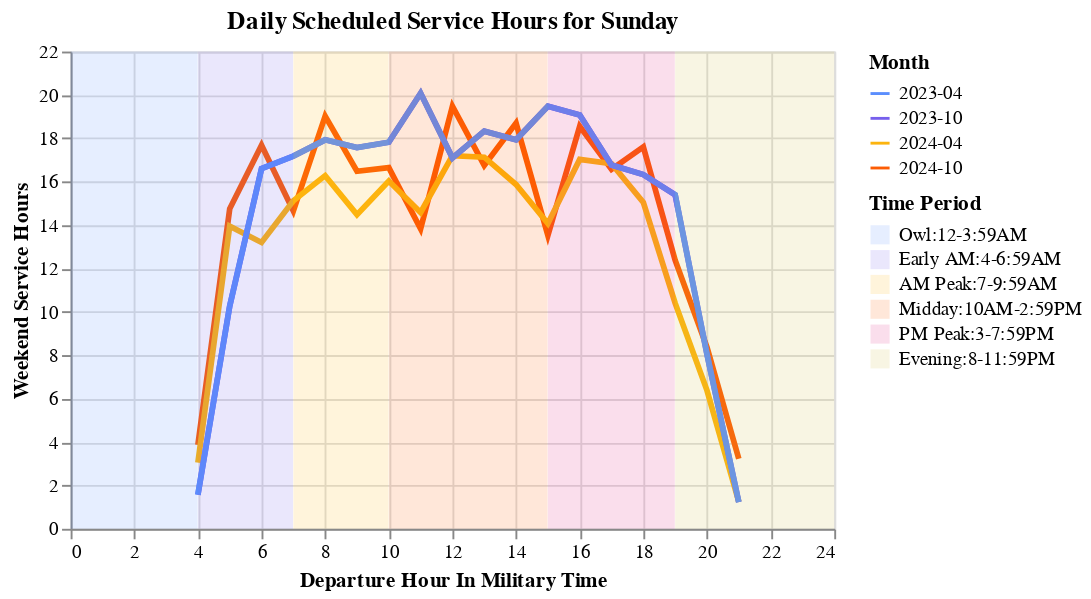

The notebook cell this image was saved under:
### Code cell
try:
    display(
        section1.create_service_hour_chart(
            scheduled_service, "Sunday",  "Weekend Service Hours", ""
        )
    )
except:
    pass

### Figure 1 — Vega-Lite specification as saved in the notebook (floating-point values rounded to 4 significant figures)
{"config": {"view": {"continuousWidth": 300, "continuousHeight": 300}}, "layer": [{"data": {"name": "data-8e127c5b28b0a69dfb08e2e50e9fbaeb"}, "mark": {"type": "line", "size": 3}, "encoding": {"color": {"field": "Month", "scale": {"range": ["#5b8efd", "#765fec", "#fcb40e", "#fc5c04", "#dd217d", "#ccbb44"]}, "type": "nominal"}, "opacity": {"condition": {"param": "param_3", "value": 1}, "value": 0.2}, "tooltip": [{"field": "Weekend or Weekday", "type": "nominal"}, {"field": "Month", "type": "nominal"}, {"field": "Departure Hour", "type": "quantitative"}, {"field": "Weekend Service Hours", "type": "quantitative"}], "x": {"field": "Departure Hour", "title": "Departure Hour In Military Time", "type": "quantitative"}, "y": {"field": "Weekend Service Hours", "title": "Weekend Service Hours", "type": "quantitative"}}, "name": "view_3", "title": {"text": "Daily Scheduled Service Hours for Sunday", "subtitle": ""}}, {"data": {"name": "data-61fdb03b01e6f6ac9797744d36eb9ca4"}, "mark": {"type": "rect", "opacity": 0.15}, "encoding": {"color": {"field": "time_period", "scale": {"range": ["#5b8efd", "#765fec", "#fcb40e", "#fc5c04", "#dd217d", "#ccbb44"]}, "sort": ["Owl:12-3:59AM", "Early AM:4-6:59AM", "AM Peak:7-9:59AM", "Midday:10AM-2:59PM", "PM Peak:3-7:59PM", "Evening:8-11:59PM"], "title": "Time Period", "type": "nominal"}, "x": {"field": "start", "type": "quantitative"}, "x2": {"field": "stop"}, "y": {"value": 0}, "y2": {"value": 250}}}], "height": 250, "params": [{"name": "param_3", "select": {"type": "point", "fields": ["Month"]}, "bind": "legend", "views": ["view_3"]}], "resolve": {"scale": {"color": "independent"}}, "width": 400, "$schema": "https://vega.github.io/schema/vega-lite/v5.17.0.json", "datasets": {"data-8e127c5b28b0a69dfb08e2e50e9fbaeb": [{"Transit Operator": "Montebello Schedule", "Month": "2024-10", "Weekend or Weekday": "Sunday", "Departure Hour": 4, "Weekend Service Hours": 3.87, "Weekday Service Hours": 3.87}, {"Transit Operator": "Montebello Schedule", "Month": "2024-10", "Weekend or Weekday": "Sunday", "Departure Hour": 5, "Weekend Service Hours": 14.75, "Weekday Service Hours": 14.75}, {"Transit Operator": "Montebello Schedule", "Month": "2024-10", "Weekend or Weekday": "Sunday", "Departure Hour": 6, "Weekend Service Hours": 17.68, "Weekday Service Hours": 17.68}, {"Transit Operator": "Montebello Schedule", "Month": "2024-10", "Weekend or Weekday": "Sunday", "Departure Hour": 7, "Weekend Service Hours": 14.65, "Weekday Service Hours": 14.65}, {"Transit Operator": "Montebello Schedule", "Month": "2024-10", "Weekend or Weekday": "Sunday", "Departure Hour": 8, "Weekend Service Hours": 19.02, "Weekday Service Hours": 19.02}, {"Transit Operator": "Montebello Schedule", "Month": "2024-10", "Weekend or Weekday": "Sunday", "Departure Hour": 9, "Weekend Service Hours": 16.48, "Weekday Service Hours": 16.48}, {"Transit Operator": "Montebello Schedule", "Month": "2024-10", "Weekend or Weekday": "Sunday", "Departure Hour": 10, "Weekend Service Hours": 16.65, "Weekday Service Hours": 16.65}, {"Transit Operator": "Montebello Schedule", "Month": "2024-10", "Weekend or Weekday": "Sunday", "Departure Hour": 11, "Weekend Service Hours": 13.83, "Weekday Service Hours": 13.83}, {"Transit Operator": "Montebello Schedule", "Month": "2024-10", "Weekend or Weekday": "Sunday", "Departure Hour": 12, "Weekend Service Hours": 19.48, "Weekday Service Hours": 19.48}, {"Transit Operator": "Montebello Schedule", "Month": "2024-10", "Weekend or Weekday": "Sunday", "Departure Hour": 13, "Weekend Service Hours": 16.75, "Weekday Service Hours": 16.75}, {"Transit Operator": "Montebello Schedule", "Month": "2024-10", "Weekend or Weekday": "Sunday", "Departure Hour": 14, "Weekend Service Hours": 18.7, "Weekday Service Hours": 18.7}, {"Transit Operator": "Montebello Schedule", "Month": "2024-10", "Weekend or Weekday": "Sunday", "Departure Hour": 15, "Weekend Service Hours": 13.52, "Weekday Service Hours": 13.52}, {"Transit Operator": "Montebello Schedule", "Month": "2024-10", "Weekend or Weekday": "Sunday", "Departure Hour": 16, "Weekend Service Hours": 18.55, "Weekday Service Hours": 18.55}, {"Transit Operator": "Montebello Schedule", "Month": "2024-10", "Weekend or Weekday": "Sunday", "Departure Hour": 17, "Weekend Service Hours": 16.57, "Weekday Service Hours": 16.57}, {"Transit Operator": "Montebello Schedule", "Month": "2024-10", "Weekend or Weekday": "Sunday", "Departure Hour": 18, "Weekend Service Hours": 17.6, "Weekday Service Hours": 17.6}, {"Transit Operator": "Montebello Schedule", "Month": "2024-10", "Weekend or Weekday": "Sunday", "Departure Hour": 19, "Weekend Service Hours": 12.38, "Weekday Service Hours": 12.38}, {"Transit Operator": "Montebello Schedule", "Month": "2024-10", "Weekend or Weekday": "Sunday", "Departure Hour": 20, "Weekend Service Hours": 8.37, "Weekday Service Hours": 8.37}, {"Transit Operator": "Montebello Schedule", "Month": "2024-10", "Weekend or Weekday": "Sunday", "Departure Hour": 21, "Weekend Service Hours": 3.23, "Weekday Service Hours": 3.23}, {"Transit Operator": "Montebello Schedule", "Month": "2024-04", "Weekend or Weekday": "Sunday", "Departure Hour": 4, "Weekend Service Hours": 3.05, "Weekday Service Hours": 3.05}, {"Transit Operator": "Montebello Schedule", "Month": "2024-04", "Weekend or Weekday": "Sunday", "Departure Hour": 5, "Weekend Service Hours": 13.95, "Weekday Service Hours": 13.95}, {"Transit Operator": "Montebello Schedule", "Month": "2024-04", "Weekend or Weekday": "Sunday", "Departure Hour": 6, "Weekend Service Hours": 13.2, "Weekday Service Hours": 13.2}, {"Transit Operator": "Montebello Schedule", "Month": "2024-04", "Weekend or Weekday": "Sunday", "Departure Hour": 7, "Weekend Service Hours": 15.12, "Weekday Service Hours": 15.12}, {"Transit Operator": "Montebello Schedule", "Month": "2024-04", "Weekend or Weekday": "Sunday", "Departure Hour": 8, "Weekend Service Hours": 16.28, "Weekday Service Hours": 16.28}, {"Transit Operator": "Montebello Schedule", "Month": "2024-04", "Weekend or Weekday": "Sunday", "Departure Hour": 9, "Weekend Service Hours": 14.48, "Weekday Service Hours": 14.48}, {"Transit Operator": "Montebello Schedule", "Month": "2024-04", "Weekend or Weekday": "Sunday", "Departure Hour": 10, "Weekend Service Hours": 16.03, "Weekday Service Hours": 16.03}, {"Transit Operator": "Montebello Schedule", "Month": "2024-04", "Weekend or Weekday": "Sunday", "Departure Hour": 11, "Weekend Service Hours": 14.58, "Weekday Service Hours": 14.58}, {"Transit Operator": "Montebello Schedule", "Month": "2024-04", "Weekend or Weekday": "Sunday", "Departure Hour": 12, "Weekend Service Hours": 17.2, "Weekday Service Hours": 17.2}, {"Transit Operator": "Montebello Schedule", "Month": "2024-04", "Weekend or Weekday": "Sunday", "Departure Hour": 13, "Weekend Service Hours": 17.13, "Weekday Service Hours": 17.13}, {"Transit Operator": "Montebello Schedule", "Month": "2024-04", "Weekend or Weekday": "Sunday", "Departure Hour": 14, "Weekend Service Hours": 15.87, "Weekday Service Hours": 15.87}, {"Transit Operator": "Montebello Schedule", "Month": "2024-04", "Weekend or Weekday": "Sunday", "Departure Hour": 15, "Weekend Service Hours": 14.07, "Weekday Service Hours": 14.07}, {"Transit Operator": "Montebello Schedule", "Month": "2024-04", "Weekend or Weekday": "Sunday", "Departure Hour": 16, "Weekend Service Hours": 17.03, "Weekday Service Hours": 17.03}, {"Transit Operator": "Montebello Schedule", "Month": "2024-04", "Weekend or Weekday": "Sunday", "Departure Hour": 17, "Weekend Service Hours": 16.83, "Weekday Service Hours": 16.83}, {"Transit Operator": "Montebello Schedule", "Month": "2024-04", "Weekend or Weekday": "Sunday", "Departure Hour": 18, "Weekend Service Hours": 15.05, "Weekday Service Hours": 15.05}, {"Transit Operator": "Montebello Schedule", "Month": "2024-04", "Weekend or Weekday": "Sunday", "Departure Hour": 19, "Weekend Service Hours": 10.4, "Weekday Service Hours": 10.4}, {"Transit Operator": "Montebello Schedule", "Month": "2024-04", "Weekend or Weekday": "Sunday", "Departure Hour": 20, "Weekend Service Hours": 6.38, "Weekday Service Hours": 6.38}, {"Transit Operator": "Montebello Schedule", "Month": "2024-04", "Weekend or Weekday": "Sunday", "Departure Hour": 21, "Weekend Service Hours": 1.25, "Weekday Service Hours": 1.25}, {"Transit Operator": "Montebello Schedule", "Month": "2023-10", "Weekend or Weekday": "Sunday", "Departure Hour": 4, "Weekend Service Hours": 1.57, "Weekday Service Hours": 1.57}, {"Transit Operator": "Montebello Schedule", "Month": "2023-10", "Weekend or Weekday": "Sunday", "Departure Hour": 5, "Weekend Service Hours": 10.27, "Weekday Service Hours": 10.27}, {"Transit Operator": "Montebello Schedule", "Month": "2023-10", "Weekend or Weekday": "Sunday", "Departure Hour": 6, "Weekend Service Hours": 16.6, "Weekday Service Hours": 16.6}, {"Transit Operator": "Montebello Schedule", "Month": "2023-10", "Weekend or Weekday": "Sunday", "Departure Hour": 7, "Weekend Service Hours": 17.18, "Weekday Service Hours": 17.18}, {"Transit Operator": "Montebello Schedule", "Month": "2023-10", "Weekend or Weekday": "Sunday", "Departure Hour": 8, "Weekend Service Hours": 17.93, "Weekday Service Hours": 17.93}, {"Transit Operator": "Montebello Schedule", "Month": "2023-10", "Weekend or Weekday": "Sunday", "Departure Hour": 9, "Weekend Service Hours": 17.57, "Weekday Service Hours": 17.57}, {"Transit Operator": "Montebello Schedule", "Month": "2023-10", "Weekend or Weekday": "Sunday", "Departure Hour": 10, "Weekend Service Hours": 17.82, "Weekday Service Hours": 17.82}, {"Transit Operator": "Montebello Schedule", "Month": "2023-10", "Weekend or Weekday": "Sunday", "Departure Hour": 11, "Weekend Service Hours": 20.08, "Weekday Service Hours": 20.08}, {"Transit Operator": "Montebello Schedule", "Month": "2023-10", "Weekend or Weekday": "Sunday", "Departure Hour": 12, "Weekend Service Hours": 17.1, "Weekday Service Hours": 17.1}, {"Transit Operator": "Montebello Schedule", "Month": "2023-10", "Weekend or Weekday": "Sunday", "Departure Hour": 13, "Weekend Service Hours": 18.33, "Weekday Service Hours": 18.33}, {"Transit Operator": "Montebello Schedule", "Month": "2023-10", "Weekend or Weekday": "Sunday", "Departure Hour": 14, "Weekend Service Hours": 17.93, "Weekday Service Hours": 17.93}, {"Transit Operator": "Montebello Schedule", "Month": "2023-10", "Weekend or Weekday": "Sunday", "Departure Hour": 15, "Weekend Service Hours": 19.48, "Weekday Service Hours": 19.48}, {"Transit Operator": "Montebello Schedule", "Month": "2023-10", "Weekend or Weekday": "Sunday", "Departure Hour": 16, "Weekend Service Hours": 19.08, "Weekday Service Hours": 19.08}, {"Transit Operator": "Montebello Schedule", "Month": "2023-10", "Weekend or Weekday": "Sunday", "Departure Hour": 17, "Weekend Service Hours": 16.77, "Weekday Service Hours": 16.77}, {"Transit Operator": "Montebello Schedule", "Month": "2023-10", "Weekend or Weekday": "Sunday", "Departure Hour": 18, "Weekend Service Hours": 16.33, "Weekday Service Hours": 16.33}, {"Transit Operator": "Montebello Schedule", "Month": "2023-10", "Weekend or Weekday": "Sunday", "Departure Hour": 19, "Weekend Service Hours": 15.4, "Weekday Service Hours": 15.4}, {"Transit Operator": "Montebello Schedule", "Month": "2023-10", "Weekend or Weekday": "Sunday", "Departure Hour": 20, "Weekend Service Hours": 8.05, "Weekday Service Hours": 8.05}, {"Transit Operator": "Montebello Schedule", "Month": "2023-10", "Weekend or Weekday": "Sunday", "Departure Hour": 21, "Weekend Service Hours": 1.23, "Weekday Service Hours": 1.23}, {"Transit Operator": "Montebello Schedule", "Month": "2023-04", "Weekend or Weekday": "Sunday", "Departure Hour": 4, "Weekend Service Hours": 1.57, "Weekday Service Hours": 1.57}, {"Transit Operator": "Montebello Schedule", "Month": "2023-04", "Weekend or Weekday": "Sunday", "Departure Hour": 5, "Weekend Service Hours": 10.27, "Weekday Service Hours": 10.27}, {"Transit Operator": "Montebello Schedule", "Month": "2023-04", "Weekend or Weekday": "Sunday", "Departure Hour": 6, "Weekend Service Hours": 16.6, "Weekday Service Hours": 16.6}, {"Transit Operator": "Montebello Schedule", "Month": "2023-04", "Weekend or Weekday": "Sunday", "Departure Hour": 7, "Weekend Service Hours": 17.18, "Weekday Service Hours": 17.18}, {"Transit Operator": "Montebello Schedule", "Month": "2023-04", "Weekend or Weekday": "Sunday", "Departure Hour": 8, "Weekend Service Hours": 17.93, "Weekday Service Hours": 17.93}, {"Transit Operator": "Montebello Schedule", "Month": "2023-04", "Weekend or Weekday": "Sunday", "Departure Hour": 9, "Weekend Service Hours": 17.57, "Weekday Service Hours": 17.57}, {"Transit Operator": "Montebello Schedule", "Month": "2023-04", "Weekend or Weekday": "Sunday", "Departure Hour": 10, "Weekend Service Hours": 17.82, "Weekday Service Hours": 17.82}, {"Transit Operator": "Montebello Schedule", "Month": "2023-04", "Weekend or Weekday": "Sunday", "Departure Hour": 11, "Weekend Service Hours": 20.08, "Weekday Service Hours": 20.08}, {"Transit Operator": "Montebello Schedule", "Month": "2023-04", "Weekend or Weekday": "Sunday", "Departure Hour": 12, "Weekend Service Hours": 17.1, "Weekday Service Hours": 17.1}, {"Transit Operator": "Montebello Schedule", "Month": "2023-04", "Weekend or Weekday": "Sunday", "Departure Hour": 13, "Weekend Service Hours": 18.33, "Weekday Service Hours": 18.33}, {"Transit Operator": "Montebello Schedule", "Month": "2023-04", "Weekend or Weekday": "Sunday", "Departure Hour": 14, "Weekend Service Hours": 17.93, "Weekday Service Hours": 17.93}, {"Transit Operator": "Montebello Schedule", "Month": "2023-04", "Weekend or Weekday": "Sunday", "Departure Hour": 15, "Weekend Service Hours": 19.48, "Weekday Service Hours": 19.48}, {"Transit Operator": "Montebello Schedule", "Month": "2023-04", "Weekend or Weekday": "Sunday", "Departure Hour": 16, "Weekend Service Hours": 19.08, "Weekday Service Hours": 19.08}, {"Transit Operator": "Montebello Schedule", "Month": "2023-04", "Weekend or Weekday": "Sunday", "Departure Hour": 17, "Weekend Service Hours": 16.77, "Weekday Service Hours": 16.77}, {"Transit Operator": "Montebello Schedule", "Month": "2023-04", "Weekend or Weekday": "Sunday", "Departure Hour": 18, "Weekend Service Hours": 16.33, "Weekday Service Hours": 16.33}, {"Transit Operator": "Montebello Schedule", "Month": "2023-04", "Weekend or Weekday": "Sunday", "Departure Hour": 19, "Weekend Service Hours": 15.4, "Weekday Service Hours": 15.4}, {"Transit Operator": "Montebello Schedule", "Month": "2023-04", "Weekend or Weekday": "Sunday", "Departure Hour": 20, "Weekend Service Hours": 8.05, "Weekday Service Hours": 8.05}, {"Transit Operator": "Montebello Schedule", "Month": "2023-04", "Weekend or Weekday": "Sunday", "Departure Hour": 21, "Weekend Service Hours": 1.23, "Weekday Service Hours": 1.23}], "data-61fdb03b01e6f6ac9797744d36eb9ca4": [{"index": 0, "start": 0, "stop": 3.99, "time_period": "Owl:12-3:59AM"}, {"index": 1, "start": 4, "stop": 6.99, "time_period": "Early AM:4-6:59AM"}, {"index": 2, "start": 7, "stop": 9.99, "time_period": "AM Peak:7-9:59AM"}, {"index": 3, "start": 10, "stop": 14.99, "time_period": "Midday:10AM-2:59PM"}, {"index": 4, "start": 15, "stop": 18.99, "time_period": "PM Peak:3-7:59PM"}, {"index": 5, "start": 19, "stop": 24.0, "time_period": "Evening:8-11:59PM"}]}}
